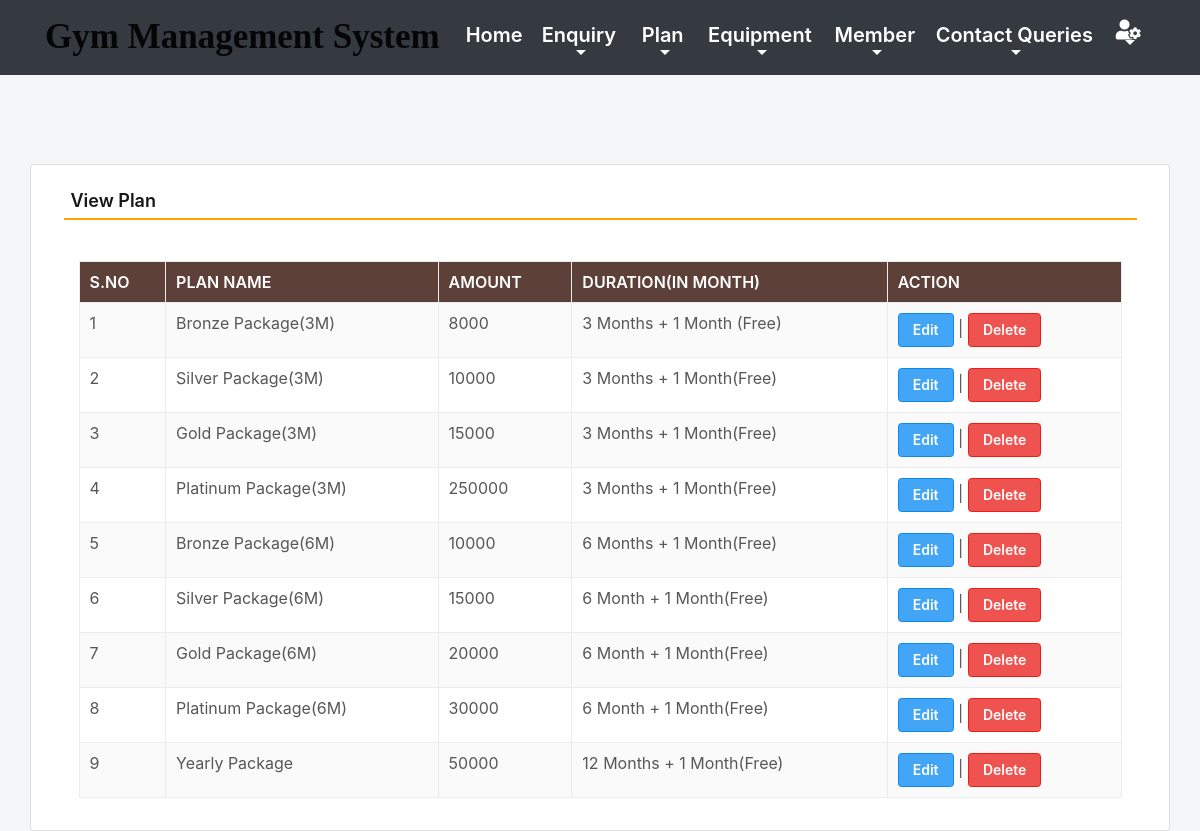
The app's page /viewPlan (signed in) with its own data.
### gym/models.py (models this page shows, shortened)
class Plan(models.Model):
    name = models.CharField(max_length=150, null=True)
    amount = models.CharField(max_length=15, null=True)
    duration = models.CharField(max_length=15, null=True)

### gym/views.py (the view)
# urls.py: path('viewPlan', viewPlan, name='viewPlan'),
def viewPlan(request):
    if not request.user.is_authenticated:
        return redirect(admin_login)
    plan = Plan.objects.all()
    return render(request,'viewPlan.html', locals())

### gym/templates/viewPlan.html (shortened to what this page needs)
{% include 'admin_nav.html' %}
{% load static %}
{% block main %}
 <html lang="en" class="no-focus">
<link rel="stylesheet" id="css-main" href="{% static 'css1/codebase.min.css' %}">
 <br><br><br><br>
	<div class="container card shadow mt-5">
		<div class="card-body">
			<h5 class="p-2" style="border-bottom: 2px solid orange">View Plan</h5>
             <br>
            <div class="container-fluid">
             <table id="example" class="table table-striped table-bordered" style="width:100%">
                  <thead class="text-white" style="background-color : #5d4037;">
				     <tr>
					   <th>S.No</th>
					   <th>Plan Name</th>
					   <th>Amount</th>
					   <th>Duration(In Month)</th>
                       <th>Action</th>
				     </tr>
			      </thead>
			       <tbody>
                     {% for i in plan %}
			          <tr>
                        <td>{{forloop.counter}}</td>
						<td>{{i.name}}</td>
						<td>{{i.amount}}</td>
						<td>{{i.duration}}</td>
						<td><a href="{% url 'edit_Plan' i.id %}" class="btn btn-primary">Edit</a> |
                          <a href="{% url 'delete_Plan' i.id %}" class="btn btn-danger" onclick="return confirm('Are you sure to delete this Plan ?')">Delete</a></td>
                      </tr>
                      {% endfor %}
                   </tbody>
		        </table>
            </div>
        </div>
	</div>
        <link rel="stylesheet" href="https://use.fontawesome.com/releases/v5.6.3/css/all.css">
 </html>
{% endblock %}

### gym/templates/admin_nav.html (shortened to what this page needs)
{% load static %}
<link
  rel="stylesheet"
  href="https://maxcdn.bootstrapcdn.com/bootstrap/4.0.0/css/bootstrap.min.css"
/>
<link
  rel="stylesheet"
  href="https://pro.fontawesome.com/releases/v5.10.0/css/all.css"
/>
<link rel="stylesheet" href="{% static 'css/mystyle1.css' %}" />
<nav class="navbar navbar-expand-sm navbar-light bg-dark">
  <div class="container">
    <a class="navbar-brand" href="{% url 'admin_home' %}">
      <span style="color: rgb(rgb(43, 147, 185)">
        Gym Management System</span
      ></a
    >
    <div class="collapse navbar-collapse text-center" id="myMenu">
      <ul class="navbar-nav pl-5 custom-nav ml-auto">
        <li class="nav-item active">
          <a class="nav-link text-white" href="{% url 'admin_home' %}"
            >Home <span class="sr-only">(current)</span></a
          >
        </li>
        <li class="nav-item dropdown">
          <a
            class="nav-link dropdown-toggle text-white"
            href="#"
            id="navbarDropdown"
            role="button"
            data-toggle="dropdown"
            aria-haspopup="true"
            aria-expanded="false"
          >
            Enquiry
          </a>
        </li>
        <li class="nav-item dropdown">
          <a
            class="nav-link dropdown-toggle text-white"
            href="#"
            id="navbarDropdown"
            role="button"
            data-toggle="dropdown"
            aria-haspopup="true"
            aria-expanded="false"
          >
            Plan
          </a>
        </li>
        <li class="nav-item dropdown">
          <a
            class="nav-link dropdown-toggle text-white"
            href="#"
            id="navbarDropdown"
            role="button"
            data-toggle="dropdown"
            aria-haspopup="true"
            aria-expanded="false"
          >
            Equipment
          </a>
        </li>
        <li class="nav-item dropdown">
          <a
            class="nav-link dropdown-toggle text-white"
            href="#"
            id="navbarDropdown"
            role="button"
            data-toggle="dropdown"
            aria-haspopup="true"
            aria-expanded="false"
          >
            Member
          </a>
        </li>
        <li class="nav-item dropdown">
          <a
            class="nav-link dropdown-toggle text-white"
            href="#"
            id="navbarDropdown"
            role="button"
            data-toggle="dropdown"
            aria-haspopup="true"
            aria-expanded="false"
          >
            Contact Queries
          </a>
        </li>
        <li class="nav-item dropdown">
          <a
            class="nav-link dropdown-toggle text-white"
            href="#"
            id="navbarDropdown"
            role="button"
            data-toggle="dropdown"
            aria-haspopup="true"
            aria-expanded="false"
          >
            <i class="fas fa-user-cog"></i>
          </a>
        </li>
      </ul>
    </div>
  </div>
</nav>
<link
  rel="stylesheet"
  href="https://cdn.datatables.net/1.11.3/css/dataTables.bootstrap4.min.css"
/>

### gym/static/css/mystyle1.css (style rules this page uses)
.navbar-brand { font-family: 'Monotype Corsiva'; font-size: 35px; font-weight: bold; }
.nav-link { color: black !important; font-size: 20px; }

### records on screen
Plan: name "Bronze Package(3M)", amount "8000", duration "3 Months + 1 Month (Free)"
Plan: name "Silver Package(3M)", amount "10000", duration "3 Months + 1 Month(Free)"
Plan: name "Gold Package(3M)", amount "15000", duration "3 Months + 1 Month(Free)"
Plan: name "Platinum Package(3M)", amount "250000", duration "3 Months + 1 Month(Free)"
Plan: name "Bronze Package(6M)", amount "10000", duration "6 Months + 1 Month(Free)"
Plan: name "Silver Package(6M)", amount "15000", duration "6 Month + 1 Month(Free)"
Plan: name "Gold Package(6M)", amount "20000", duration "6 Month + 1 Month(Free)"
Plan: name "Platinum Package(6M)", amount "30000", duration "6 Month + 1 Month(Free)"
Plan: name "Yearly Package", amount "50000", duration "12 Months + 1 Month(Free)"
